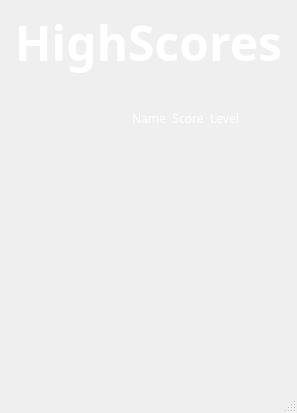
<?xml version="1.0" encoding="UTF-8"?>
<ui version="4.0">
 <class>MainWindow</class>
 <widget class="QMainWindow" name="MainWindow">
  <property name="geometry">
   <rect>
    <x>0</x>
    <y>0</y>
    <width>297</width>
    <height>413</height>
   </rect>
  </property>
  <property name="minimumSize">
   <size>
    <width>297</width>
    <height>410</height>
   </size>
  </property>
  <property name="maximumSize">
   <size>
    <width>297</width>
    <height>413</height>
   </size>
  </property>
  <property name="windowTitle">
   <string>MainWindow</string>
  </property>
  <widget class="QWidget" name="centralwidget">
   <layout class="QVBoxLayout" name="verticalLayout">
    <item>
     <layout class="QHBoxLayout" name="horizontalLayout">
      <item>
       <widget class="QLabel" name="label">
        <property name="font">
         <font>
          <family>Book Antiqua</family>
          <pointsize>36</pointsize>
          <weight>75</weight>
          <italic>false</italic>
          <bold>true</bold>
         </font>
        </property>
        <property name="styleSheet">
         <string notr="true">color: rgb(255, 255, 255);</string>
        </property>
        <property name="text">
         <string>HighScores</string>
        </property>
        <property name="alignment">
         <set>Qt::AlignCenter</set>
        </property>
       </widget>
      </item>
     </layout>
    </item>
    <item>
     <layout class="QHBoxLayout" name="horizontalLayout_3">
      <item>
       <spacer name="horizontalSpacer_2">
        <property name="orientation">
         <enum>Qt::Horizontal</enum>
        </property>
        <property name="sizeHint" stdset="0">
         <size>
          <width>40</width>
          <height>20</height>
         </size>
        </property>
       </spacer>
      </item>
      <item>
       <layout class="QVBoxLayout" name="verticalLayout_2">
        <item>
         <spacer name="verticalSpacer_2">
          <property name="orientation">
           <enum>Qt::Vertical</enum>
          </property>
          <property name="sizeHint" stdset="0">
           <size>
            <width>20</width>
            <height>40</height>
           </size>
          </property>
         </spacer>
        </item>
        <item>
         <spacer name="verticalSpacer_12">
          <property name="orientation">
           <enum>Qt::Vertical</enum>
          </property>
          <property name="sizeHint" stdset="0">
           <size>
            <width>20</width>
            <height>40</height>
           </size>
          </property>
         </spacer>
        </item>
        <item>
         <spacer name="verticalSpacer">
          <property name="orientation">
           <enum>Qt::Vertical</enum>
          </property>
          <property name="sizeHint" stdset="0">
           <size>
            <width>20</width>
            <height>40</height>
           </size>
          </property>
         </spacer>
        </item>
        <item>
         <widget class="QLabel" name="label_3">
          <property name="text">
           <string/>
          </property>
          <property name="alignment">
           <set>Qt::AlignCenter</set>
          </property>
         </widget>
        </item>
        <item>
         <widget class="QLabel" name="pos1">
          <property name="text">
           <string/>
          </property>
         </widget>
        </item>
        <item>
         <widget class="QLabel" name="pos2">
          <property name="text">
           <string/>
          </property>
         </widget>
        </item>
        <item>
         <widget class="QLabel" name="pos3">
          <property name="text">
           <string/>
          </property>
         </widget>
        </item>
        <item>
         <widget class="QLabel" name="pos4">
          <property name="text">
           <string/>
          </property>
         </widget>
        </item>
        <item>
         <widget class="QLabel" name="pos5">
          <property name="text">
           <string/>
          </property>
         </widget>
        </item>
        <item>
         <widget class="QLabel" name="pos6">
          <property name="text">
           <string/>
          </property>
         </widget>
        </item>
        <item>
         <widget class="QLabel" name="pos7">
          <property name="text">
           <string/>
          </property>
         </widget>
        </item>
        <item>
         <widget class="QLabel" name="pos8">
          <property name="text">
           <string/>
          </property>
         </widget>
        </item>
        <item>
         <widget class="QLabel" name="pos9">
          <property name="text">
           <string/>
          </property>
         </widget>
        </item>
        <item>
         <widget class="QLabel" name="pos10">
          <property name="text">
           <string/>
          </property>
         </widget>
        </item>
       </layout>
      </item>
      <item>
       <spacer name="horizontalSpacer">
        <property name="orientation">
         <enum>Qt::Horizontal</enum>
        </property>
        <property name="sizeHint" stdset="0">
         <size>
          <width>40</width>
          <height>20</height>
         </size>
        </property>
       </spacer>
      </item>
      <item>
       <layout class="QVBoxLayout" name="verticalLayout_3">
        <item>
         <spacer name="verticalSpacer_4">
          <property name="orientation">
           <enum>Qt::Vertical</enum>
          </property>
          <property name="sizeHint" stdset="0">
           <size>
            <width>20</width>
            <height>40</height>
           </size>
          </property>
         </spacer>
        </item>
        <item>
         <widget class="QLabel" name="name_label">
          <property name="font">
           <font>
            <family>Lucida Fax</family>
           </font>
          </property>
          <property name="styleSheet">
           <string notr="true">color: rgb(255, 255, 255);</string>
          </property>
          <property name="text">
           <string>Name</string>
          </property>
          <property name="alignment">
           <set>Qt::AlignCenter</set>
          </property>
         </widget>
        </item>
        <item>
         <spacer name="verticalSpacer_5">
          <property name="orientation">
           <enum>Qt::Vertical</enum>
          </property>
          <property name="sizeHint" stdset="0">
           <size>
            <width>20</width>
            <height>40</height>
           </size>
          </property>
         </spacer>
        </item>
        <item alignment="Qt::AlignHCenter">
         <widget class="QLabel" name="name1">
          <property name="styleSheet">
           <string notr="true">color: rgb(255, 255, 255);</string>
          </property>
          <property name="text">
           <string/>
          </property>
         </widget>
        </item>
        <item alignment="Qt::AlignHCenter">
         <widget class="QLabel" name="name2">
          <property name="styleSheet">
           <string notr="true">color: rgb(255, 255, 255);</string>
          </property>
          <property name="text">
           <string/>
          </property>
         </widget>
        </item>
        <item alignment="Qt::AlignHCenter">
         <widget class="QLabel" name="name3">
          <property name="styleSheet">
           <string notr="true">color: rgb(255, 255, 255);</string>
          </property>
          <property name="text">
           <string/>
          </property>
         </widget>
        </item>
        <item alignment="Qt::AlignHCenter">
         <widget class="QLabel" name="name4">
          <property name="styleSheet">
           <string notr="true">color: rgb(255, 255, 255);</string>
          </property>
          <property name="text">
           <string/>
          </property>
         </widget>
        </item>
        <item alignment="Qt::AlignHCenter">
         <widget class="QLabel" name="name5">
          <property name="styleSheet">
           <string notr="true">color: rgb(255, 255, 255);</string>
          </property>
          <property name="text">
           <string/>
          </property>
         </widget>
        </item>
        <item alignment="Qt::AlignHCenter">
         <widget class="QLabel" name="name6">
          <property name="styleSheet">
           <string notr="true">color: rgb(255, 255, 255);</string>
          </property>
          <property name="text">
           <string/>
          </property>
         </widget>
        </item>
        <item alignment="Qt::AlignHCenter">
         <widget class="QLabel" name="name7">
          <property name="styleSheet">
           <string notr="true">color: rgb(255, 255, 255);</string>
          </property>
          <property name="text">
           <string/>
          </property>
         </widget>
        </item>
        <item alignment="Qt::AlignHCenter">
         <widget class="QLabel" name="name8">
          <property name="styleSheet">
           <string notr="true">color: rgb(255, 255, 255);</string>
          </property>
          <property name="text">
           <string/>
          </property>
         </widget>
        </item>
        <item alignment="Qt::AlignHCenter">
         <widget class="QLabel" name="name9">
          <property name="styleSheet">
           <string notr="true">color: rgb(255, 255, 255);</string>
          </property>
          <property name="text">
           <string/>
          </property>
         </widget>
        </item>
        <item alignment="Qt::AlignHCenter">
         <widget class="QLabel" name="name10">
          <property name="styleSheet">
           <string notr="true">color: rgb(255, 255, 255);</string>
          </property>
          <property name="text">
           <string/>
          </property>
         </widget>
        </item>
        <item>
         <spacer name="verticalSpacer_3">
          <property name="orientation">
           <enum>Qt::Vertical</enum>
          </property>
          <property name="sizeHint" stdset="0">
           <size>
            <width>20</width>
            <height>40</height>
           </size>
          </property>
         </spacer>
        </item>
       </layout>
      </item>
      <item>
       <layout class="QVBoxLayout" name="verticalLayout_4">
        <item>
         <spacer name="verticalSpacer_7">
          <property name="orientation">
           <enum>Qt::Vertical</enum>
          </property>
          <property name="sizeHint" stdset="0">
           <size>
            <width>20</width>
            <height>40</height>
           </size>
          </property>
         </spacer>
        </item>
        <item>
         <widget class="QLabel" name="score_label">
          <property name="font">
           <font>
            <family>Lucida Fax</family>
           </font>
          </property>
          <property name="styleSheet">
           <string notr="true">color: rgb(255, 255, 255);</string>
          </property>
          <property name="text">
           <string>Score</string>
          </property>
          <property name="alignment">
           <set>Qt::AlignCenter</set>
          </property>
         </widget>
        </item>
        <item>
         <spacer name="verticalSpacer_6">
          <property name="orientation">
           <enum>Qt::Vertical</enum>
          </property>
          <property name="sizeHint" stdset="0">
           <size>
            <width>20</width>
            <height>40</height>
           </size>
          </property>
         </spacer>
        </item>
        <item alignment="Qt::AlignHCenter">
         <widget class="QLabel" name="score1">
          <property name="styleSheet">
           <string notr="true">color: rgb(255, 255, 255);</string>
          </property>
          <property name="text">
           <string/>
          </property>
         </widget>
        </item>
        <item alignment="Qt::AlignHCenter">
         <widget class="QLabel" name="score2">
          <property name="styleSheet">
           <string notr="true">color: rgb(255, 255, 255);</string>
          </property>
          <property name="text">
           <string/>
          </property>
         </widget>
        </item>
        <item alignment="Qt::AlignHCenter">
         <widget class="QLabel" name="score3">
          <property name="styleSheet">
           <string notr="true">color: rgb(255, 255, 255);</string>
          </property>
          <property name="text">
           <string/>
          </property>
         </widget>
        </item>
        <item alignment="Qt::AlignHCenter">
         <widget class="QLabel" name="score4">
          <property name="styleSheet">
           <string notr="true">color: rgb(255, 255, 255);</string>
          </property>
          <property name="text">
           <string/>
          </property>
         </widget>
        </item>
        <item alignment="Qt::AlignHCenter">
         <widget class="QLabel" name="score5">
          <property name="styleSheet">
           <string notr="true">color: rgb(255, 255, 255);</string>
          </property>
          <property name="text">
           <string/>
          </property>
         </widget>
        </item>
        <item alignment="Qt::AlignHCenter">
         <widget class="QLabel" name="score6">
          <property name="styleSheet">
           <string notr="true">color: rgb(255, 255, 255);</string>
          </property>
          <property name="text">
           <string/>
          </property>
         </widget>
        </item>
        <item alignment="Qt::AlignHCenter">
         <widget class="QLabel" name="score7">
          <property name="styleSheet">
           <string notr="true">color: rgb(255, 255, 255);</string>
          </property>
          <property name="text">
           <string/>
          </property>
         </widget>
        </item>
        <item alignment="Qt::AlignHCenter">
         <widget class="QLabel" name="score8">
          <property name="styleSheet">
           <string notr="true">color: rgb(255, 255, 255);</string>
          </property>
          <property name="text">
           <string/>
          </property>
         </widget>
        </item>
        <item alignment="Qt::AlignHCenter">
         <widget class="QLabel" name="score9">
          <property name="styleSheet">
           <string notr="true">color: rgb(255, 255, 255);</string>
          </property>
          <property name="text">
           <string/>
          </property>
         </widget>
        </item>
        <item alignment="Qt::AlignHCenter">
         <widget class="QLabel" name="score10">
          <property name="styleSheet">
           <string notr="true">color: rgb(255, 255, 255);</string>
          </property>
          <property name="text">
           <string/>
          </property>
         </widget>
        </item>
        <item>
         <spacer name="verticalSpacer_8">
          <property name="orientation">
           <enum>Qt::Vertical</enum>
          </property>
          <property name="sizeHint" stdset="0">
           <size>
            <width>20</width>
            <height>40</height>
           </size>
          </property>
         </spacer>
        </item>
       </layout>
      </item>
      <item>
       <layout class="QVBoxLayout" name="verticalLayout_5">
        <item>
         <spacer name="verticalSpacer_9">
          <property name="orientation">
           <enum>Qt::Vertical</enum>
          </property>
          <property name="sizeHint" stdset="0">
           <size>
            <width>20</width>
            <height>40</height>
           </size>
          </property>
         </spacer>
        </item>
        <item>
         <widget class="QLabel" name="level_label">
          <property name="font">
           <font>
            <family>Lucida Fax</family>
           </font>
          </property>
          <property name="styleSheet">
           <string notr="true">color: rgb(255, 255, 255);</string>
          </property>
          <property name="text">
           <string>Level</string>
          </property>
          <property name="alignment">
           <set>Qt::AlignCenter</set>
          </property>
         </widget>
        </item>
        <item>
         <spacer name="verticalSpacer_11">
          <property name="orientation">
           <enum>Qt::Vertical</enum>
          </property>
          <property name="sizeHint" stdset="0">
           <size>
            <width>20</width>
            <height>40</height>
           </size>
          </property>
         </spacer>
        </item>
        <item alignment="Qt::AlignHCenter">
         <widget class="QLabel" name="level1">
          <property name="styleSheet">
           <string notr="true">color: rgb(255, 255, 255);</string>
          </property>
          <property name="text">
           <string/>
          </property>
         </widget>
        </item>
        <item alignment="Qt::AlignHCenter">
         <widget class="QLabel" name="level2">
          <property name="styleSheet">
           <string notr="true">color: rgb(255, 255, 255);</string>
          </property>
          <property name="text">
           <string/>
          </property>
         </widget>
        </item>
        <item alignment="Qt::AlignHCenter">
         <widget class="QLabel" name="level3">
          <property name="styleSheet">
           <string notr="true">color: rgb(255, 255, 255);</string>
          </property>
          <property name="text">
           <string/>
          </property>
         </widget>
        </item>
        <item alignment="Qt::AlignHCenter">
         <widget class="QLabel" name="level4">
          <property name="styleSheet">
           <string notr="true">color: rgb(255, 255, 255);</string>
          </property>
          <property name="text">
           <string/>
          </property>
         </widget>
        </item>
        <item alignment="Qt::AlignHCenter">
         <widget class="QLabel" name="level5">
          <property name="styleSheet">
           <string notr="true">color: rgb(255, 255, 255);</string>
          </property>
          <property name="text">
           <string/>
          </property>
         </widget>
        </item>
        <item alignment="Qt::AlignHCenter">
         <widget class="QLabel" name="level6">
          <property name="styleSheet">
           <string notr="true">color: rgb(255, 255, 255);</string>
          </property>
          <property name="text">
           <string/>
          </property>
         </widget>
        </item>
        <item alignment="Qt::AlignHCenter">
         <widget class="QLabel" name="level7">
          <property name="styleSheet">
           <string notr="true">color: rgb(255, 255, 255);</string>
          </property>
          <property name="text">
           <string/>
          </property>
         </widget>
        </item>
        <item alignment="Qt::AlignHCenter">
         <widget class="QLabel" name="level8">
          <property name="styleSheet">
           <string notr="true">color: rgb(255, 255, 255);</string>
          </property>
          <property name="text">
           <string/>
          </property>
         </widget>
        </item>
        <item alignment="Qt::AlignHCenter">
         <widget class="QLabel" name="level9">
          <property name="styleSheet">
           <string notr="true">color: rgb(255, 255, 255);</string>
          </property>
          <property name="text">
           <string/>
          </property>
         </widget>
        </item>
        <item alignment="Qt::AlignHCenter">
         <widget class="QLabel" name="level10">
          <property name="styleSheet">
           <string notr="true">color: rgb(255, 255, 255);</string>
          </property>
          <property name="text">
           <string/>
          </property>
         </widget>
        </item>
        <item>
         <spacer name="verticalSpacer_10">
          <property name="orientation">
           <enum>Qt::Vertical</enum>
          </property>
          <property name="sizeHint" stdset="0">
           <size>
            <width>20</width>
            <height>40</height>
           </size>
          </property>
         </spacer>
        </item>
       </layout>
      </item>
      <item>
       <spacer name="horizontalSpacer_3">
        <property name="orientation">
         <enum>Qt::Horizontal</enum>
        </property>
        <property name="sizeHint" stdset="0">
         <size>
          <width>40</width>
          <height>20</height>
         </size>
        </property>
       </spacer>
      </item>
     </layout>
    </item>
   </layout>
  </widget>
  <widget class="QMenuBar" name="menubar">
   <property name="geometry">
    <rect>
     <x>0</x>
     <y>0</y>
     <width>297</width>
     <height>22</height>
    </rect>
   </property>
  </widget>
  <widget class="QStatusBar" name="statusbar"/>
 </widget>
 <resources/>
 <connections/>
</ui>
